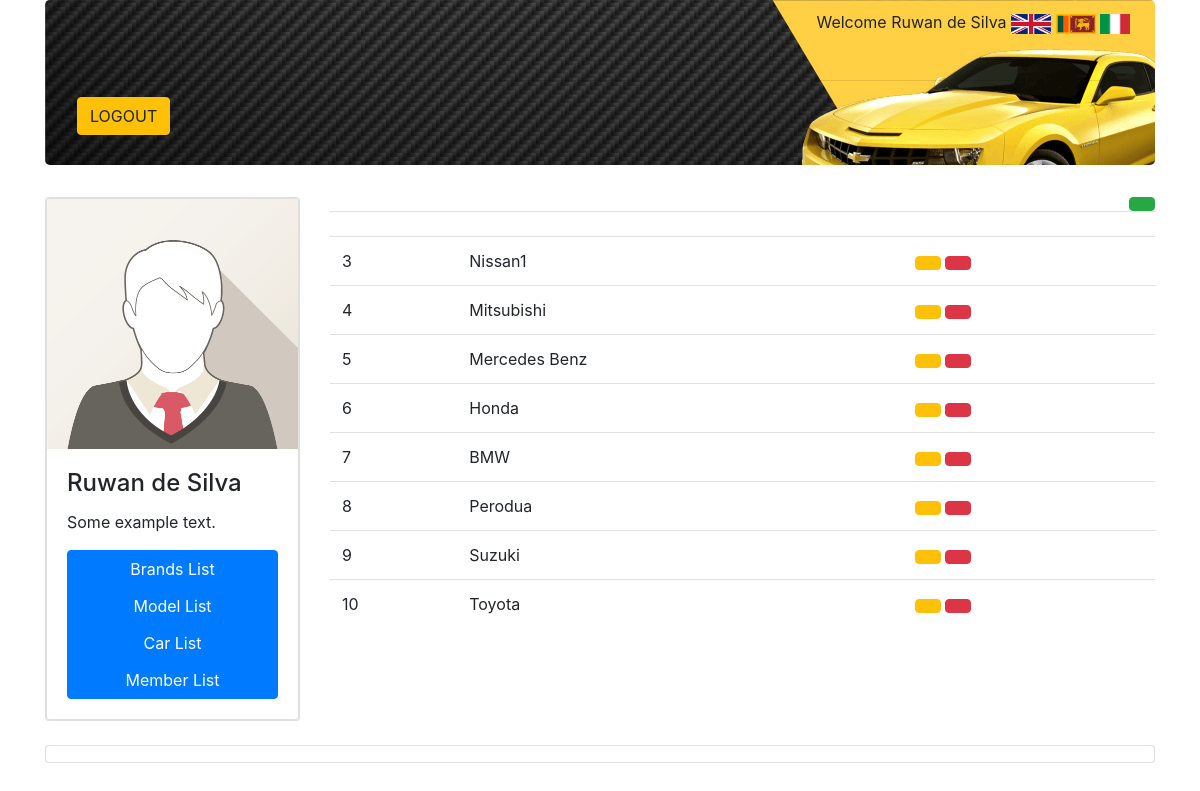
The page /brand/list.php (signed in) on the database its author committed.
### tables this page shows
CREATE TABLE IF NOT EXISTS `brand` (
  `id` int(11) NOT NULL AUTO_INCREMENT,
  `name` varchar(255) NOT NULL,
  PRIMARY KEY (`id`)
);

### brand/list.php (the view, shortened to what this page needs)
<!DOCTYPE html>
<html lang="en">
    <head>
        <?php include_once("../includes/head.php");
        include_once("../includes/head_admin_only.php");?>
    </head>
    <body>
    <div class="container">
        <?php include("../includes/header.php"); ?>
        <div class="row" id="section2">
        <?php include_once("../includes/sidebar.php"); ?>
            <div class="col-md-9">
                <h2><?=$L["brand_form_list_title"] ?> <a href="add.php" class="btn btn-success float-right"><?=$L["add"] ?></a></h2>
                <table class="table">
                    <tr>
                        <th><?=$L["brand_form_id"] ?></th>
                        <th><?=$L["brand_form_brand_name"] ?></th>
                        <th><?=$L["options"] ?></th>
                    </tr>
                    <?php
                        include_once("../includes/db_connect.php");
                        $sql = "SELECT * from brand";
                        $result = mysqli_query($con, $sql);
                        while($row = mysqli_fetch_array($result)){
                    ?>
                    <tr>
                        <td><?=$row["id"]?></td>
                        <td><?=$row["name"]?></td>
                        <td>
                        <a href="edit.php?id=<?=$row["id"]?>" class = "btn btn-warning"><?=$L["edit"] ?></a>
                            <a href="delete_action.php?id=<?=$row["id"]?>" class = "btn btn-danger"><?=$L["delete"] ?></a>
                        </td>
                    </tr>
                        <?php } ?>
                </table>
            </div>
        </div>
        <?php include_once("../includes/footer.php"); ?>
    </div>
    </body>
</html>

### rows shown on the page
brand: id "3", name "Nissan1"
brand: id "4", name "Mitsubishi"
brand: id "5", name "Mercedes Benz"
brand: id "6", name "Honda"
brand: id "7", name "BMW"
brand: id "8", name "Perodua"
brand: id "9", name "Suzuki"
brand: id "10", name "Toyota"

### other values the page prints
$_SESSION["NAME"] "Ruwan de Silva"
